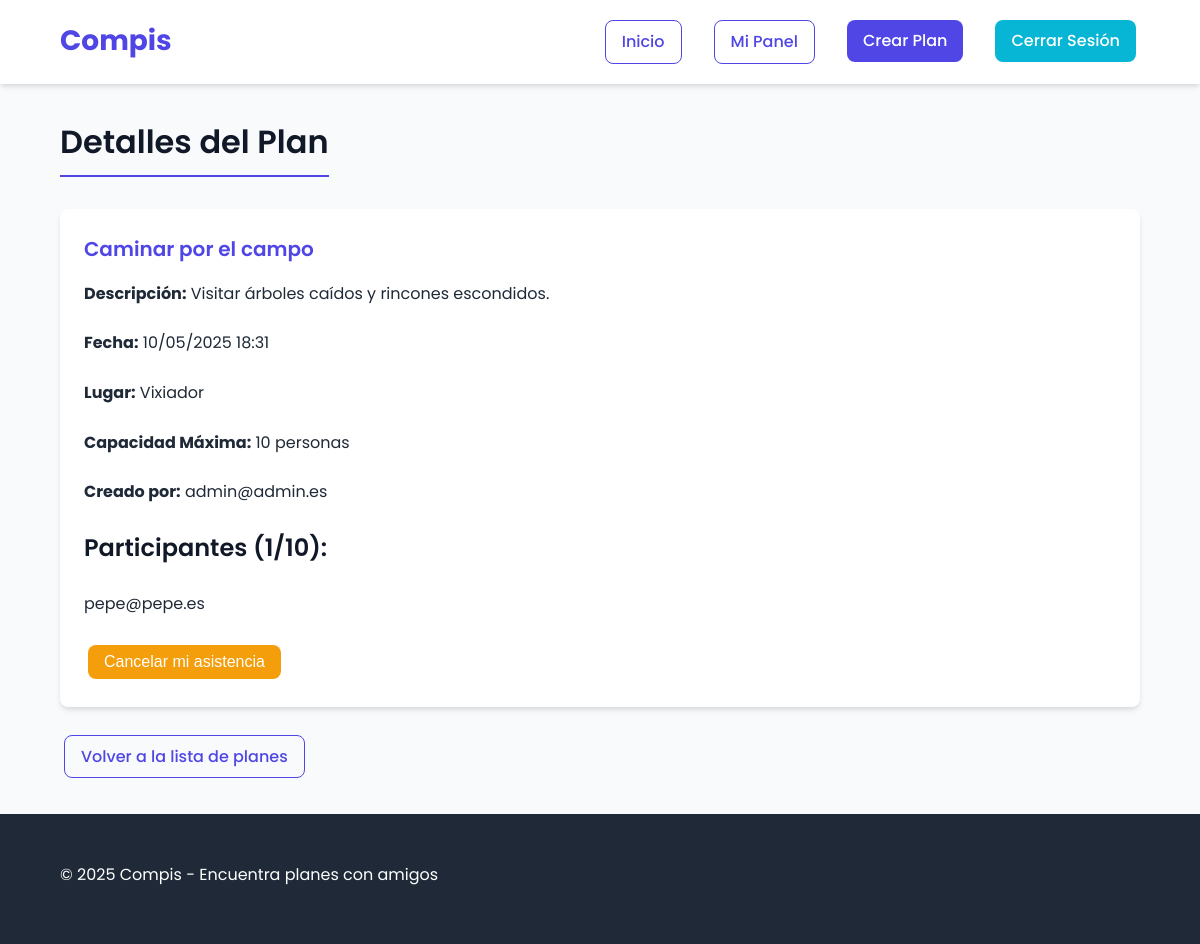
The page /index.php?action=view_plan&id=1 (signed in) on the database its author committed.
### tables this page shows
CREATE TABLE `plans` (
  `id` int(11) NOT NULL AUTO_INCREMENT,
  `user_id` int(11) NOT NULL,
  `title` varchar(255) NOT NULL,
  `description` text NOT NULL,
  `plan_date` datetime NOT NULL,
  `location` varchar(255) NOT NULL,
  `max_capacity` int(11) NOT NULL,
  `created_at` timestamp NOT NULL DEFAULT current_timestamp(),
  PRIMARY KEY (`id`),
  KEY `user_id` (`user_id`),
  KEY `idx_plan_date` (`plan_date`),
  KEY `idx_plan_location` (`location`),
  CONSTRAINT `plans_ibfk_1` FOREIGN KEY (`user_id`) REFERENCES `users` (`id`) ON DELETE CASCADE
);

CREATE TABLE `users` (
  `id` int(11) NOT NULL AUTO_INCREMENT,
  `email` varchar(255) NOT NULL,
  `password` varchar(255) NOT NULL,
  `created_at` timestamp NOT NULL DEFAULT current_timestamp(),
  PRIMARY KEY (`id`),
  UNIQUE KEY `email` (`email`)
);

### src/models/Plan.php (called while the page is built, shortened)
<?php
class Plan {
    private $pdo;
    public function __construct(PDO $pdo) {
        $this->pdo = $pdo;
    }
    public function findByIdWithCreator(int $planId): array|false {
        try {
            $stmt = $this->pdo->prepare(
                "SELECT p.id, p.user_id, p.title, p.description, p.plan_date, p.location, p.max_capacity, p.created_at, u.email AS creator_email
                 FROM plans p
                 JOIN users u ON p.user_id = u.id
                 WHERE p.id = ?"
            );
            $stmt->execute([$planId]);
            return $stmt->fetch(PDO::FETCH_ASSOC);
        } catch (PDOException $e) {
            return false;
        }
    }
    public function getPlanParticipants(int $planId): array {
        try {
            $stmt = $this->pdo->prepare(
                "SELECT u.email
                 FROM plan_registrations pr
                 JOIN users u ON pr.user_id = u.id
                 WHERE pr.plan_id = ?
                 ORDER BY pr.registration_date ASC"
            );
            $stmt->execute([$planId]);
            return $stmt->fetchAll(PDO::FETCH_COLUMN, 0);
        } catch (PDOException $e) {
            return [];
        }
    }
    public function hasUserJoined(int $userId, int $planId): bool {
        try {
            $stmt = $this->pdo->prepare("SELECT COUNT(*) FROM plan_registrations WHERE user_id = ? AND plan_id = ?");
            $stmt->execute([$userId, $planId]);
            return $stmt->fetchColumn() > 0;
        } catch (PDOException $e) {
            return false;
        }
    }
    public function getParticipantCount(int $planId): int {
        try {
            $stmt = $this->pdo->prepare("SELECT COUNT(*) FROM plan_registrations WHERE plan_id = ?");
            $stmt->execute([$planId]);
            return (int)$stmt->fetchColumn();
        } catch (PDOException $e) {
            return 0;
        }
    }
}
?>

### src/controllers/PlanController.php (called while the page is built, shortened)
<?php
require_once __DIR__ . '/../../config/database.php';
require_once __DIR__ . '/../models/Plan.php';
$action = $_GET['action'] ?? null;
$planIdFromGet = isset($_GET['id']) ? (int)$_GET['id'] : null;
$planModel = new Plan($pdo);
if ($_SERVER['REQUEST_METHOD'] === 'POST') {
    if ($action === 'create_plan' && isset($_POST['create_plan_submit'])) {
        handleCreatePlanPost($pdo, $planModel);
    } elseif ($action === 'join_plan' && isset($_POST['join_plan_submit'])) {
        handleJoinPlanPost($pdo, $planModel);
    } elseif ($action === 'edit_plan' && isset($_POST['edit_plan_submit']) && $planIdFromGet) {
        handleEditPlanPost($pdo, $planModel, $planIdFromGet);
    } elseif ($action === 'leave_plan') {
        $planIdFromPost = isset($_POST['plan_id']) ? (int)$_POST['plan_id'] : null;
        if ($planIdFromPost) {
            handleLeavePlanPost($pdo, $planModel, $planIdFromPost);
        } else {
            set_session_message('ID del plan no proporcionado para abandonar.', 'error');
            redirect('index.php?action=dashboard');
        }
    } elseif ($action === 'delete_plan' && $planIdFromGet) {
        handleDeletePlanPost($pdo, $planModel, $planIdFromGet);
    }
} else {
    if ($action === 'create_plan') {
    } elseif ($action === 'view_plan' && $planIdFromGet) {
        handleViewPlanGet($pdo, $planModel, $planIdFromGet);
    } elseif ($action === 'edit_plan' && $planIdFromGet) {
        showEditPlanForm($pdo, $planModel, $planIdFromGet);
    }
}
function handleViewPlanGet($pdo, Plan $planModel, int $planId) {
    $plan = $planModel->findByIdWithCreator($planId);
    $participants = [];
    $isLoggedIn = isset($_SESSION['user_id']);
    $userId = $_SESSION['user_id'] ?? null;
    $isCreator = false;
    $hasJoined = false;
    $participantCount = 0;
    if ($isLoggedIn) {
        $fetchedParticipants = $planModel->getPlanParticipants($planId);
        if (is_array($fetchedParticipants)) {
            $participants = $fetchedParticipants;
        }
        $isCreator = ($userId === $plan['user_id']);
        $hasJoined = $planModel->hasUserJoined($userId, $planId);
        $participantCount = $planModel->getParticipantCount($planId);
    }
    $viewPlan = $plan;
    $viewParticipants = $participants;
    $viewIsLoggedIn = $isLoggedIn;
    $viewIsCreator = $isCreator;
    $viewHasJoined = $hasJoined;
    $viewParticipantCount = $participantCount;
}
?>

### src/views/plan_details.php (the view, shortened to what this page needs)
<?php
include_once __DIR__ . '/../../templates/header.php';
global $viewPlan, $viewParticipants, $viewIsLoggedIn, $viewUserId, $viewIsCreator, $viewHasJoined, $viewIsFull, $viewParticipantCount;
echo "<h2 class='page-title'>Detalles del Plan</h2>";
if ($viewPlan) {
    echo "<div class='card'>";
    echo "<h3 class='card-title'>" . htmlspecialchars($viewPlan['title']) . "</h3>";
    echo "<div class='card-content'>";
    echo "<p><strong>Descripción:</strong> " . nl2br(htmlspecialchars($viewPlan['description'])) . "</p>";
    $formattedDate = date('d/m/Y H:i', strtotime($viewPlan['plan_date']));
    echo "<p><strong>Fecha:</strong> " . htmlspecialchars($formattedDate) . "</p>";
    echo "<p><strong>Lugar:</strong> " . htmlspecialchars($viewPlan['location']) . "</p>";
    echo "<p><strong>Capacidad Máxima:</strong> " . htmlspecialchars($viewPlan['max_capacity']) . " personas</p>";
    if ($viewIsLoggedIn) {
        echo "<p><strong>Creado por:</strong> " . htmlspecialchars($viewPlan['creator_email']) . "</p>";
        echo "<h4>Participantes (" . htmlspecialchars($viewParticipantCount) . "/" . htmlspecialchars($viewPlan['max_capacity']) . "):</h4>";
        if (is_array($viewParticipants) && !empty($viewParticipants)) {
            echo "<ul class='participants-list'>";
            foreach ($viewParticipants as $participant) {
                if (is_array($participant) && isset($participant['email'])) {
                    echo "<li>" . htmlspecialchars($participant['email']) . "</li>";
                } elseif (is_string($participant)) {
                    echo "<li>" . htmlspecialchars($participant) . "</li>";
                }
            }
            echo "</ul>";
        } else {
            echo "<p>Aún no hay participantes.</p>";
        }
        if ($viewIsCreator) {
            echo "<div class='plan-actions'>";
            echo "<form action='index.php' method='get' style='display: inline;'>";
            echo "<input type='hidden' name='action' value='edit_plan'>";
            echo "<input type='hidden' name='id' value='" . htmlspecialchars($viewPlan['id']) . "'>";
            echo "<button type='submit' class='btn btn-primary'>Modificar Plan</button>";
            echo "</form>";
            echo "<form action='index.php?action=delete_plan&id=" . htmlspecialchars($viewPlan['id']) . "' method='post' style='display: inline;' onsubmit='return confirm(\"¿Estás seguro de que quieres eliminar este plan?\");'>";
            echo "<button type='submit' class='btn btn-danger'>Eliminar Plan</button>";
            echo "</form>";
            echo "</div>";
        } elseif ($viewHasJoined) {
            echo "<div class='plan-actions'>";
            echo "<form action='index.php?action=leave_plan' method='post'>";
            echo "<button type='submit' class='btn btn-warning'>Cancelar mi asistencia</button>";
            echo "</form>";
            echo "</div>";
        } else {
            echo "<p class='message info'>Este plan está completo.</p>";
        }
    } else {
        echo "<div class='plan-actions'>";
        echo "<a href='index.php?action=login' class='btn btn-primary'>Iniciar sesión</a>";
        echo "<span class='ml-2'>para ver la lista de participantes y apuntarte.</span>";
        echo "</div>";
    }
    echo "</div>";
    echo "</div>";
} else {
    echo "<p class='message error'>Plan no encontrado o no se ha especificado un ID de plan.</p>";
}
echo "<div class='plan-actions' style='margin-top: 20px;'>";
echo "<a href='index.php?action=home' class='btn btn-outline'>Volver a la lista de planes</a>";
echo "</div>";
include_once __DIR__ . '/../../templates/footer.php';
?>

### public/css/style.css (style rules this page uses)
:root { --primary: #4f46e5; --primary-hover: #4338ca; --secondary: #06b6d4; --secondary-hover: #0891b2; --success: #10b981; --success-hover: #059669; --danger: #ef4444; --danger-hover: #dc2626; --warning: #f59e0b; --warning-hover: #d97706; --gray-light: #f3f4f6; --gray: #9ca3af; --dark: #1f2937; --black: #111827; --white: #ffffff; --border-radius: 8px; --shadow: 0 4px 6px -1px rgba(0, 0, 0, 0.1), 0 2px 4px -1px rgba(0, 0, 0, 0.06); --shadow-lg: 0 10px 15px -3px rgba(0, 0, 0, 0.1), 0 4px 6px -2px rgba(0, 0, 0, 0.05); --transition: all 0.3s ease; --font-family: 'Poppins', -apple-system, BlinkMacSystemFont, 'Segoe UI', Roboto, Oxygen, Ubuntu, Cantarell, 'Open Sans', 'Helvetica Neue', sans-serif; }
body { font-family: var(--font-family); line-height: 1.6; color: var(--dark); background-color: #f8fafc; margin: 0; padding: 0; min-height: 100vh; display: flex; flex-direction: column; }
h1, h2, h3, h4, h5, h6 { font-weight: 600; margin-top: 0; margin-bottom: 0.75rem; color: var(--black); }
h2 { font-size: 2rem; }
h3 { font-size: 1.75rem; }
h4 { font-size: 1.5rem; }
p { margin-bottom: 1.5rem; }
.page-title { margin-bottom: 2rem; padding-bottom: 0.5rem; border-bottom: 2px solid var(--primary); display: inline-block; }
.card { background-color: var(--white); border-radius: var(--border-radius); box-shadow: var(--shadow); padding: 1.5rem; margin-bottom: 1.5rem; transition: var(--transition); }
.card-title { font-size: 1.25rem; margin-bottom: 1rem; color: var(--primary); }
.card-content { color: var(--dark); }
.btn { display: inline-block; padding: 0.5rem 1rem; font-size: 1rem; font-weight: 500; text-align: center; text-decoration: none; border-radius: var(--border-radius); cursor: pointer; transition: var(--transition); border: none; margin: 0.25rem; }
.btn-warning { background-color: var(--warning); color: var(--white); }
.btn-outline { background-color: transparent; border: 1px solid var(--primary); color: var(--primary); }
.plan-actions { margin-top: 1rem; display: flex; gap: 0.5rem; flex-wrap: wrap; }
.participants-list { list-style: none; padding: 0; }
.participants-list li { padding: 0.5rem 0; border-bottom: 1px solid var(--gray-light); }
.participants-list li:last-child { border-bottom: none; }

### rows shown on the page
plans: title "Caminar por el campo", description "Visitar árboles caídos y rincones escondidos.", plan_date "10/05/2025 18:31", location "Vixiador", max_capacity "10", user.email "admin@admin.es", user "1"

### other values the page prints
$participant "pepe@pepe.es"
